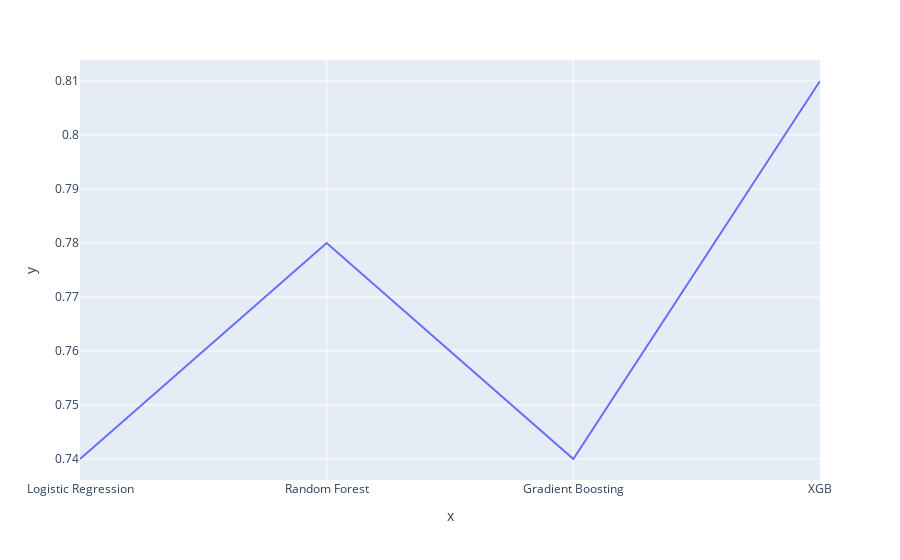

This figure's notebook cell:
### Code cell
lr_accuracy = accuracy_score(y_test, lr_pred_data)
rf_accuracy = accuracy_score(y_test, rf_pred_data)
gb_accuracy = accuracy_score(y_test, gb_pred_data)
xgb_accuracy = accuracy_score(y_test, xgb_pred_data)

accuracy_scores_result = [round(lr_accuracy, 2), round(rf_accuracy, 2), round(gb_accuracy, 2), round(xgb_accuracy, 2)]
print(accuracy_scores_result)

fig = px.line(x=['Logistic Regression','Random Forest','Gradient Boosting','XGB'], y=accuracy_scores_result)
fig.show()

### Figure 1 — Plotly figure (JSON) as saved in the notebook; plotly's stock layout.template omitted (floating-point values rounded to 4 significant figures)
{"data": [{"hovertemplate": "x=%{x}<br>y=%{y}<extra></extra>", "legendgroup": "", "line": {"color": "#636efa", "dash": "solid"}, "marker": {"symbol": "circle"}, "mode": "lines", "name": "", "orientation": "v", "showlegend": false, "type": "scatter", "x": ["Logistic Regression", "Random Forest", "Gradient Boosting", "XGB"], "xaxis": "x", "y": [0.74, 0.78, 0.74, 0.81], "yaxis": "y"}], "layout": {"legend": {"tracegroupgap": 0}, "margin": {"t": 60}, "xaxis": {"anchor": "y", "domain": [0, 1], "title": {"text": "x"}}, "yaxis": {"anchor": "x", "domain": [0, 1], "title": {"text": "y"}}}}
